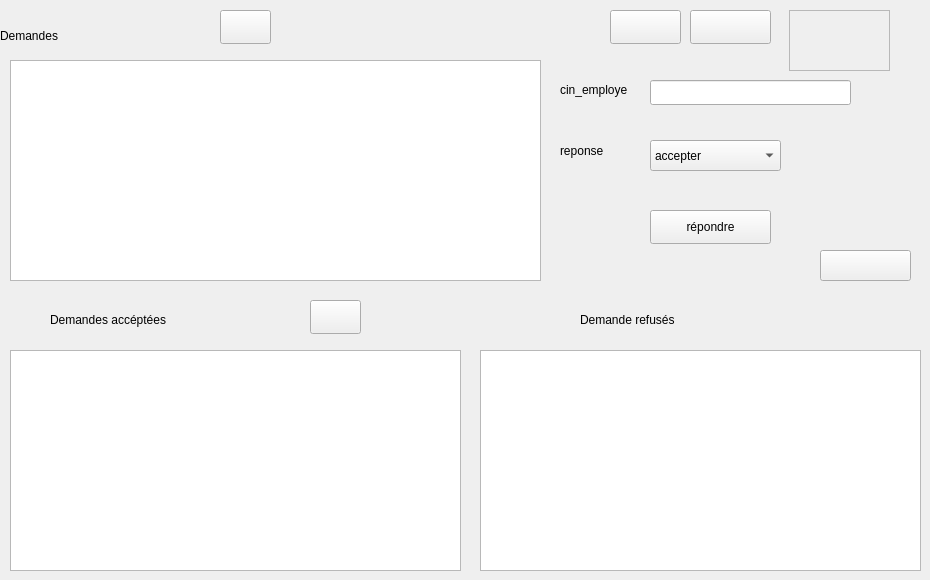
    <widget class="QWidget" name="statistique">
     <attribute name="title">
      <string>Page</string>
     </attribute>
     <widget class="QLabel" name="label_3">
      <property name="geometry">
       <rect>
        <x>0</x>
        <y>20</y>
        <width>191</width>
        <height>31</height>
       </rect>
      </property>
      <property name="styleSheet">
       <string notr="true">font: 16pt &quot;MS Shell Dlg 2&quot;;
font: 8pt &quot;MS Shell Dlg 2&quot;;</string>
      </property>
      <property name="text">
       <string>Demandes </string>
      </property>
      <property name="margin">
       <number>50</number>
      </property>
     </widget>
     <widget class="QFrame" name="frame_8">
      <property name="geometry">
       <rect>
        <x>789</x>
        <y>10</y>
        <width>101</width>
        <height>61</height>
       </rect>
      </property>
      <property name="styleSheet">
       <string notr="true">image: url(:/img/273748291_4587502171372904_7310387823936526442_n.png);</string>
      </property>
      <property name="frameShape">
       <enum>QFrame::StyledPanel</enum>
      </property>
      <property name="frameShadow">
       <enum>QFrame::Raised</enum>
      </property>
     </widget>
     <widget class="QTableView" name="tableView_2_C_2">
      <property name="geometry">
       <rect>
        <x>10</x>
        <y>60</y>
        <width>531</width>
        <height>221</height>
       </rect>
      </property>
     </widget>
     <widget class="QPushButton" name="pushButton_printPDF_demande">
      <property name="geometry">
       <rect>
        <x>820</x>
        <y>250</y>
        <width>91</width>
        <height>31</height>
       </rect>
      </property>
      <property name="styleSheet">
       <string notr="true">image: url(:/img/print.png);</string>
      </property>
      <property name="text">
       <string/>
      </property>
     </widget>
     <widget class="QTableView" name="tableView_2_C_3">
      <property name="geometry">
       <rect>
        <x>10</x>
        <y>350</y>
        <width>451</width>
        <height>221</height>
       </rect>
      </property>
     </widget>
     <widget class="QTableView" name="tableView_2_C_4">
      <property name="geometry">
       <rect>
        <x>480</x>
        <y>350</y>
        <width>441</width>
        <height>221</height>
       </rect>
      </property>
     </widget>
     <widget class="QLabel" name="label_12">
      <property name="geometry">
       <rect>
        <x>50</x>
        <y>310</y>
        <width>231</width>
        <height>20</height>
       </rect>
      </property>
      <property name="text">
       <string>Demandes accéptées</string>
      </property>
     </widget>
     <widget class="QLabel" name="label_16">
      <property name="geometry">
       <rect>
        <x>580</x>
        <y>310</y>
        <width>221</width>
        <height>20</height>
       </rect>
      </property>
      <property name="text">
       <string>Demande refusés</string>
      </property>
     </widget>
     <widget class="QLabel" name="label_autoriser">
      <property name="geometry">
       <rect>
        <x>560</x>
        <y>80</y>
        <width>91</width>
        <height>20</height>
       </rect>
      </property>
      <property name="styleSheet">
       <string notr="true">font: 7pt &quot;MS Shell Dlg 2&quot;;</string>
      </property>
      <property name="text">
       <string>cin_employe</string>
      </property>
     </widget>
     <widget class="QLineEdit" name="lineEdit_autoriser">
      <property name="geometry">
       <rect>
        <x>650</x>
        <y>80</y>
        <width>201</width>
        <height>25</height>
       </rect>
      </property>
     </widget>
     <widget class="QLabel" name="label_7">
      <property name="geometry">
       <rect>
        <x>560</x>
        <y>140</y>
        <width>71</width>
        <height>21</height>
       </rect>
      </property>
      <property name="styleSheet">
       <string notr="true">font: 7pt &quot;MS Shell Dlg 2&quot;;</string>
      </property>
      <property name="text">
       <string>reponse</string>
      </property>
     </widget>
     <widget class="QComboBox" name="comboBox_D">
      <property name="geometry">
       <rect>
        <x>650</x>
        <y>140</y>
        <width>131</width>
        <height>31</height>
       </rect>
      </property>
      <item>
       <property name="text">
        <string>accepter</string>
       </property>
      </item>
      <item>
       <property name="text">
        <string>refuser</string>
       </property>
      </item>
     </widget>
     <widget class="QPushButton" name="pushButton_valider_demande">
      <property name="geometry">
       <rect>
        <x>650</x>
        <y>210</y>
        <width>121</width>
        <height>34</height>
       </rect>
      </property>
      <property name="styleSheet">
       <string notr="true">font: 7pt &quot;MS Shell Dlg 2&quot;;</string>
      </property>
      <property name="text">
       <string>répondre</string>
      </property>
     </widget>
     <widget class="QPushButton" name="pushButton_sort_demande_acceptes">
      <property name="geometry">
       <rect>
        <x>310</x>
        <y>300</y>
        <width>51</width>
        <height>34</height>
       </rect>
      </property>
      <property name="styleSheet">
       <string notr="true">image: url(:/img/sort.png);</string>
      </property>
      <property name="text">
       <string/>
      </property>
     </widget>
     <widget class="QPushButton" name="pushButton_sort_demande_refusees">
      <property name="geometry">
       <rect>
        <x>220</x>
        <y>10</y>
        <width>51</width>
        <height>34</height>
       </rect>
      </property>
      <property name="styleSheet">
       <string notr="true">image: url(:/img/sort.png);</string>
      </property>
      <property name="text">
       <string/>
      </property>
     </widget>
     <widget class="QPushButton" name="pushButton_8">
      <property name="geometry">
       <rect>
        <x>690</x>
        <y>10</y>
        <width>81</width>
        <height>34</height>
       </rect>
      </property>
      <property name="styleSheet">
       <string notr="true">image: url(:/img/fleche.png);</string>
      </property>
      <property name="text">
       <string/>
      </property>
     </widget>
     <widget class="QPushButton" name="pushButton_9">
      <property name="geometry">
       <rect>
        <x>610</x>
        <y>10</y>
        <width>71</width>
        <height>34</height>
       </rect>
      </property>
      <property name="styleSheet">
       <string notr="true">image: url(:/img/precedent.png);</string>
      </property>
      <property name="text">
       <string/>
      </property>
     </widget>
    </widget>
